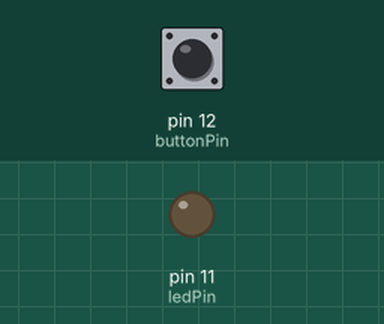
A program run on a simulated Raspberry Pi (header pin numbers). Parts: output pins drawn as LEDs (lit = HIGH). The inputs (shaded band) are chosen by the test bench; at power-on: pin 12 (buttonPin) HIGH. What the program prints to the terminal is not drawn.

Above: at 1.2 s.
1.3 s: pin 12 (buttonPin) pulled LOW for 0.15 s
At 2.5 s:
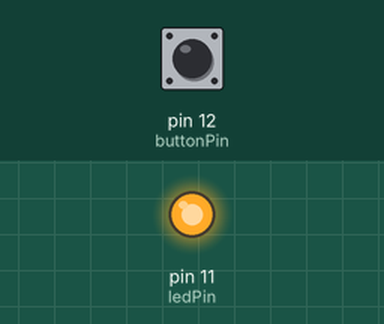
2.9 s: pin 12 (buttonPin) pulled LOW for 1 s
At 3.8 s:
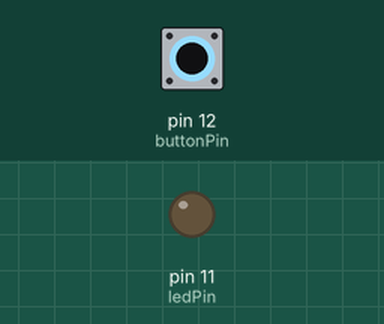
5.4 s: pin 12 (buttonPin) pulled LOW for 3.2 s
At 5.7 s:
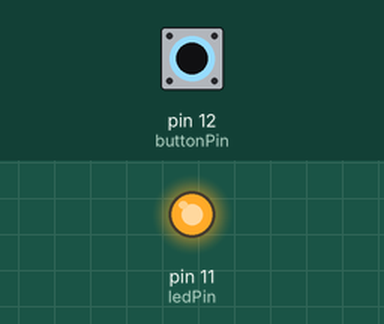
Timing chart, 0 to 8.4 s (numbered marks = the images above; inputs shaded):
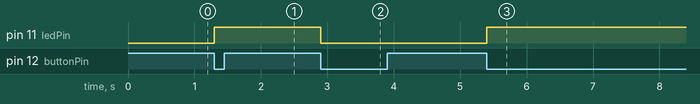

The program:

lamp.py
```python
import RPi.GPIO as GPIO

ledPin = 11
buttonPin = 12
ledState = False

def setup():
	GPIO.setmode(GPIO.BOARD)
	GPIO.setup(ledPin, GPIO.OUT)
	GPIO.setup(buttonPin, GPIO.IN, pull_up_down=GPIO.PUD_UP)

def buttonEvent(channel):
    global ledState
    ledState = not ledState

    GPIO.output(ledPin, ledState)

def destroy():
	GPIO.cleanup()

if __name__ == '__main__':
	print('Start')
	setup()
	try:
		GPIO.add_event_detect(buttonPin, GPIO.FALLING, callback = buttonEvent, bouncetime = 300)
		while True:
			pass
	except KeyboardInterrupt:
		destroy()

    
```

Measured:
- after the input at 1.3 s, pin 11 (ledPin): LOW → HIGH at once
- after the input at 2.9 s, pin 11 (ledPin): HIGH → LOW at once
- after the input at 5.4 s, pin 11 (ledPin): LOW → HIGH at once
